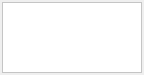
<?xml version="1.0" encoding="UTF-8"?>
<ui version="4.0">
 <class>KanbanCardWidget</class>
 <widget class="QWidget" name="KanbanCardWidget">
  <property name="geometry">
   <rect>
    <x>0</x>
    <y>0</y>
    <width>144</width>
    <height>75</height>
   </rect>
  </property>
  <property name="sizePolicy">
   <sizepolicy hsizetype="Preferred" vsizetype="Maximum">
    <horstretch>0</horstretch>
    <verstretch>0</verstretch>
   </sizepolicy>
  </property>
  <property name="maximumSize">
   <size>
    <width>16777215</width>
    <height>16777215</height>
   </size>
  </property>
  <property name="windowTitle">
   <string>Form</string>
  </property>
  <layout class="QVBoxLayout" name="verticalLayout">
   <property name="leftMargin">
    <number>2</number>
   </property>
   <property name="topMargin">
    <number>2</number>
   </property>
   <property name="rightMargin">
    <number>2</number>
   </property>
   <property name="bottomMargin">
    <number>2</number>
   </property>
   <item>
    <widget class="QPlainTextEdit" name="plainTextEdit">
     <property name="font">
      <font>
       <pointsize>8</pointsize>
      </font>
     </property>
     <property name="autoFillBackground">
      <bool>false</bool>
     </property>
     <property name="styleSheet">
      <string notr="true">QPlainTextEdit {background-color: #ffffff;}</string>
     </property>
     <property name="verticalScrollBarPolicy">
      <enum>Qt::ScrollBarAlwaysOff</enum>
     </property>
     <property name="sizeAdjustPolicy">
      <enum>QAbstractScrollArea::AdjustIgnored</enum>
     </property>
     <property name="plainText">
      <string/>
     </property>
     <property name="backgroundVisible">
      <bool>false</bool>
     </property>
    </widget>
   </item>
  </layout>
 </widget>
 <resources/>
 <connections/>
</ui>
